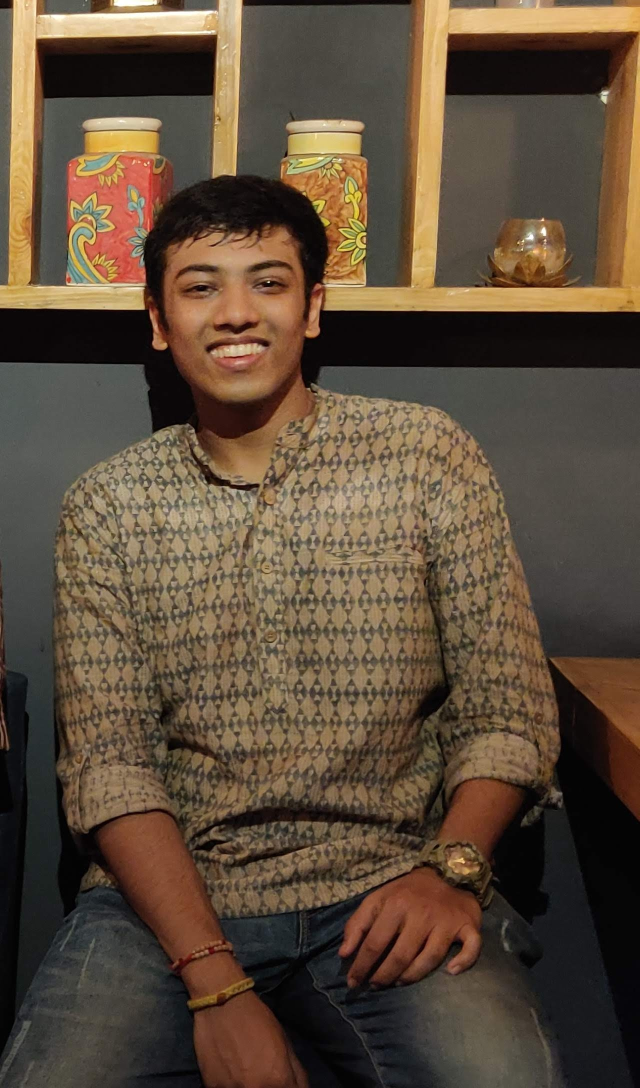
#> input picture model/test_images/4.jpg, 1279 x 2176 px (shown at 1/2 size)
$ jupyter execute --allow-errors Classification.ipynb   (shell and % lines are left out)
#> lines starting #> are read from the running program, lines starting #| are printed output that depends on the picture
<h2 style='color:orange' align='center'>Family Image Classification.
<h2>
<h3 style='color:green' align='left'>Project is inspired by Dhaval Patel-CodeBasics
<h3>

###

[cell 1]
# Importing the neccessary Libraries
import numpy as np
import cv2
import matplotlib
from matplotlib import pyplot as plt

<h3 style='color:purple'align='center'>Preprocessing:Detect face and eyes<h3>

### Uploading the image's from the folders to the Notebook

[cell 2]
img=cv2.imread('./test_images/4.jpg')
#> img is the input picture: shape (2176, 1279, 3); mean B, G, R 58.4, 76, 93
img.shape
#> Out = (2176, 1279, 3)

[cell 3]
plt.imshow(img)

[cell 4]
## To convert the image in gray scale

gray = cv2.cvtColor(img, cv2.COLOR_BGR2GRAY)
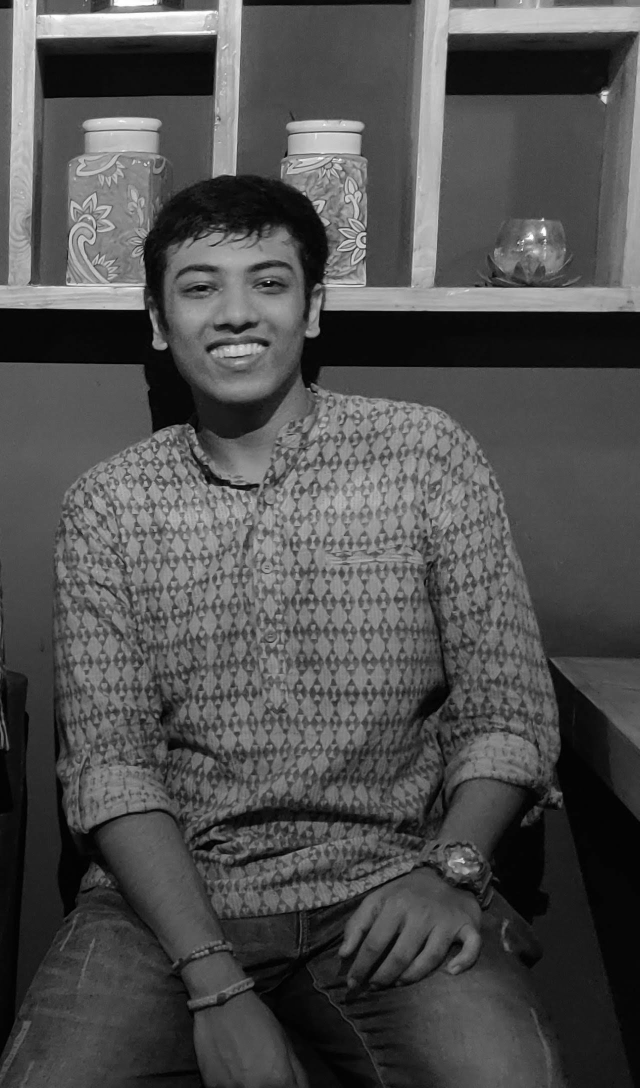
#> gray: shape (2176, 1279) (shown at 1/2 size); min 0, max 255, mean 79.1

gray.shape
#> Out = (2176, 1279)

[cell 5]
plt.imshow(gray, cmap='gray')

[cell 6]
face_cascade = cv2.CascadeClassifier(
    './opencv/haarcascades/haarcascade_frontalface_default.xml')
eye_cascade = cv2.CascadeClassifier(
    './opencv/haarcascades/haarcascade_eye.xml')

faces = face_cascade.detectMultiScale(gray, 1.3, 5)
#> faces = [[291, 429, 357, 357]]
faces
#> Out = [[291, 429, 357, 357]]

[cell 7]
(x,y,w,h)= faces[0]
#> x = 291; y = 429; w = 357; h = 357

[cell 8]
face_img = cv2.rectangle(img, (x, y), (x+w, y+h), (255, 0, 0), 2)
plt.imshow(face_img)

[cell 9]
cv2.destroyAllWindows()
for (x, y, w, h) in faces:
    face_img = cv2.rectangle(img, (x, y), (x+w, y+h), (255, 0, 0), 2)
    roi_gray = gray[y:y+h, x:x+w]
    roi_color = face_img[y:y+h, x:x+w]
    eyes = eye_cascade.detectMultiScale(roi_gray)
    for (ex, ey, ew, eh) in eyes:
        cv2.rectangle(roi_color, (ex, ey), (ex+ew, ey+eh), (0, 255, 0), 2)
#> this loop made 1 pass
#> (x, y, w, h, eyes) on pass 1: (291, 429, 357, 357, [[203, 101, 78, 78], [64, 107, 86, 86]])
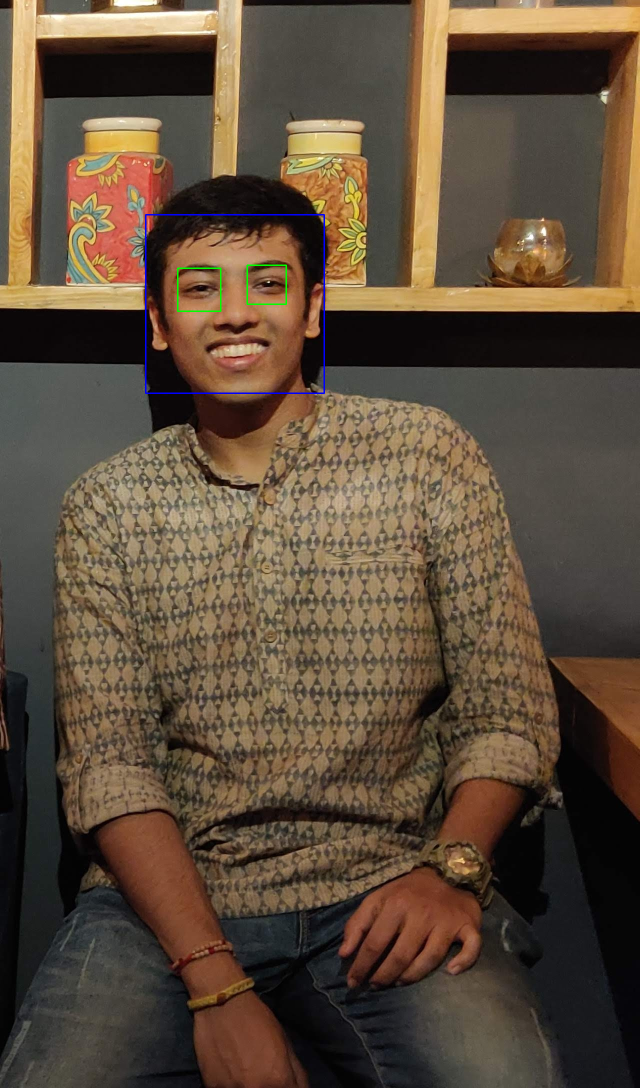
#> img: shape (2176, 1279, 3) (shown at 1/2 size); mean B, G, R 58.7, 76, 92.8
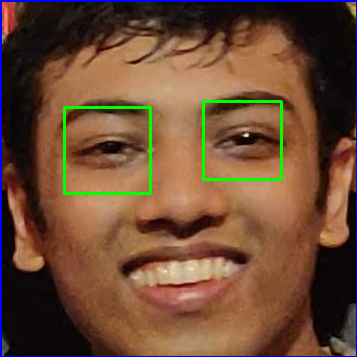
#> roi_color: shape (357, 357, 3); mean B, G, R 53.7, 75.7, 109.1


plt.figure()
plt.imshow(face_img, cmap='gray')
plt.show()

### Croppping the  Image to take only the neccessary part

[cell 10]
plt.imshow(roi_color, cmap='gray')

[cell 11]
cropped_img = np.array(roi_color)
cropped_img.shape
#> Out = (357, 357, 3)

## Wavelet Transform
In wavelet transformed image, you can see edges clearly and that can give us clues on various facial features such as eyes, nose, lips etc

[cell 12]
import numpy as np
import pywt
import cv2

def w2d(img, mode='haar', level=1):
#> called with mode = 'db1', level = 5
    imArray = img
    #Datatype conversions
    #convert to grayscale
    imArray = cv2.cvtColor( imArray,cv2.COLOR_RGB2GRAY )
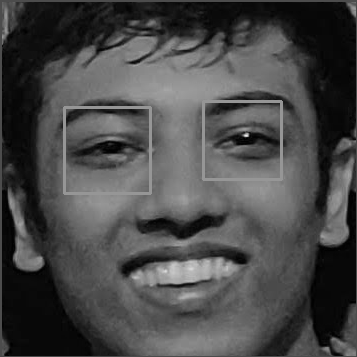
#> imArray: shape (357, 357); min 0, max 236, mean 72.9
    #convert to float
    imArray =  np.float32(imArray)
    imArray /= 255;
    # compute coefficients
    coeffs=pywt.wavedec2(imArray, mode, level=level)
#> coeffs = 6 items

    #Process Coefficients
    coeffs_H=list(coeffs)
#> coeffs_H = 6 items
    coeffs_H[0] *= 0;

    # reconstruction
    imArray_H=pywt.waverec2(coeffs_H, mode);
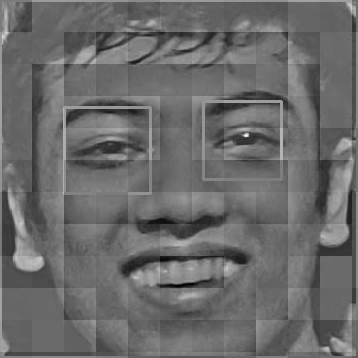
#> imArray_H: shape (358, 358) float32; min -0.473, max 0.657, mean -0.000626; drawn with min black and max white
    imArray_H *= 255;
    imArray_H =  np.uint8(imArray_H)
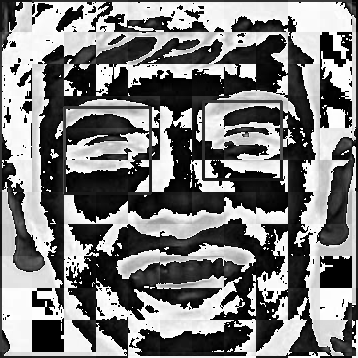
#> imArray_H: shape (358, 358); min 0, max 255, mean 123.5

    return imArray_H

[cell 13]
im_har = w2d(cropped_img, 'db1', 5)
plt.imshow(im_har, cmap='gray')

### The Following function will give us the image only if it has 2 eyes

[cell 14]
def get_cropped_image_if_2_eyes(image_path):
#> called with image_path = './test_images/3.jpg'
    img = cv2.imread(image_path)
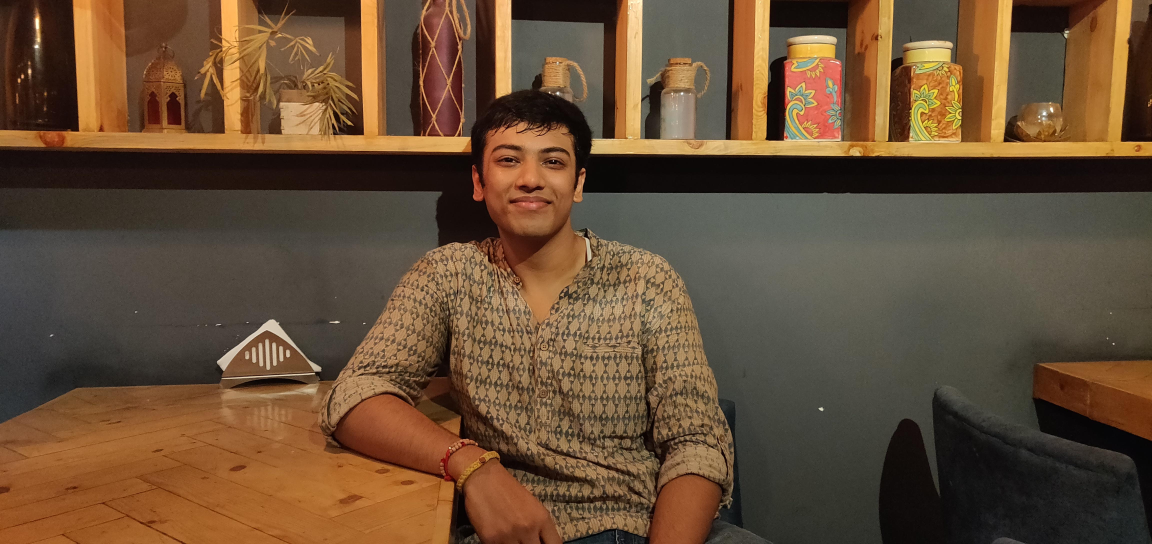
#> input picture model/test_images/3.jpg, 4608 x 2176 px (shown at 1/4 size)
#> img is the input picture: shape (2176, 4608, 3); mean B, G, R 53.3, 76.9, 102.1
    gray = cv2.cvtColor(img, cv2.COLOR_BGR2GRAY)
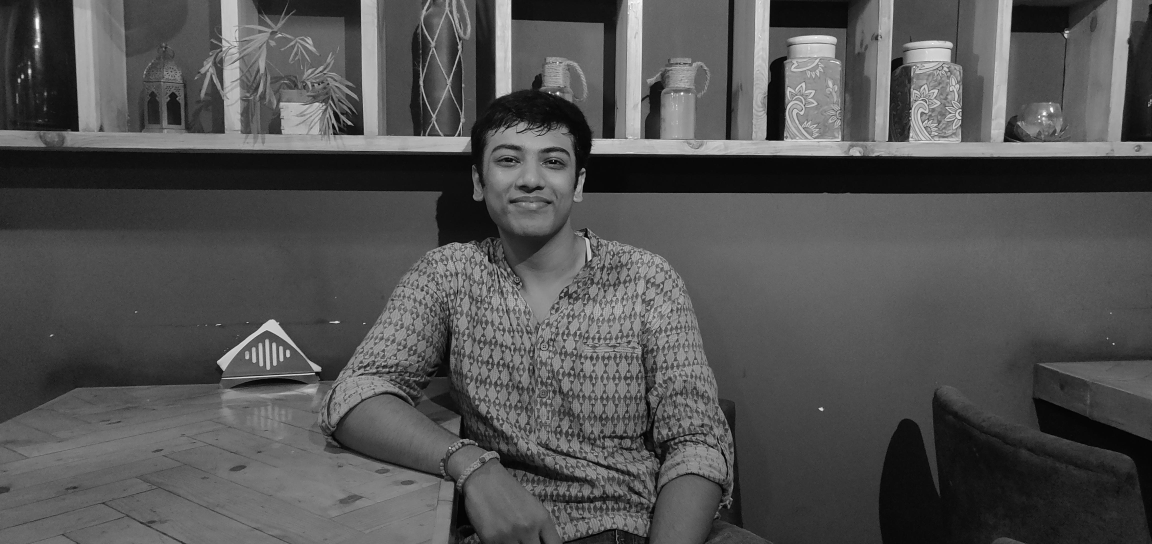
#> gray: shape (2176, 4608) (shown at 1/4 size); min 0, max 255, mean 81.8
    faces = face_cascade.detectMultiScale(gray, 1.3, 5)
#> faces = [[1887, 450, 478, 478]]
    for (x, y, w, h) in faces:
        roi_gray = gray[y:y+h, x:x+w]
        roi_color = img[y:y+h, x:x+w]
        eyes = eye_cascade.detectMultiScale(roi_gray)
        if len(eyes) >= 2:
            final_image = cv2.cvtColor(roi_color, cv2.COLOR_BGR2GRAY)
            return final_image
#> this loop made 1 pass
#> (x, y, w, h, eyes) on pass 1: (1887, 450, 478, 478, [[260, 141, 117, 117], [83, 128, 126, 126]])
#> pass 1, in get_cropped_image_if_2_eyes, `roi_gray = gray[y:y+h, x:x+w]`:
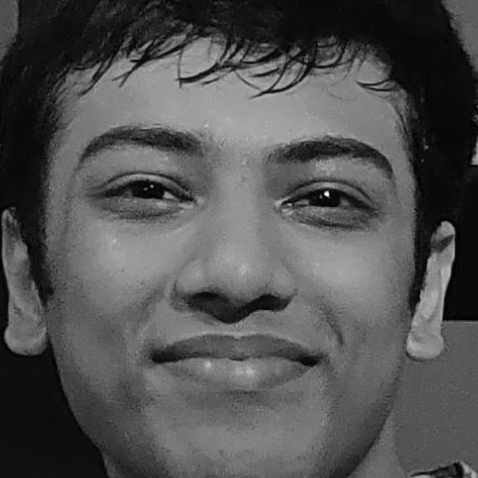
#> roi_gray: shape (478, 478); min 0, max 251, mean 82.2
#> pass 1, in get_cropped_image_if_2_eyes, `roi_color = img[y:y+h, x:x+w]`:
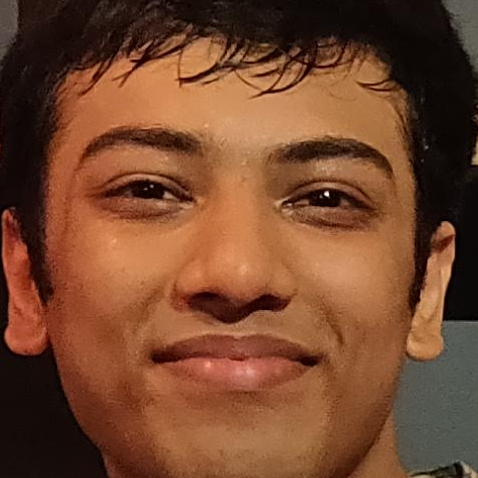
#> roi_color: shape (478, 478, 3); mean B, G, R 45.7, 71.2, 117.8

[cell 15]
cropped_image = get_cropped_image_if_2_eyes('./test_images/3.jpg')
plt.imshow(cropped_image, cmap='gray')

[cell 16]
path_to_data='./dataset'
path_to_cr_data='./dataset/cropped/'

[cell 17]
import os

img_dirs=[]

for entry in os.scandir(path_to_data):
    if entry.is_dir():
        img_dirs.append(entry.path)

[cell 18]
img_dirs

[cell 19]
import shutil
if os.path.exists(path_to_cr_data):
    shutil.rmtree(path_to_cr_data)
os.mkdir(path_to_cr_data)

[cell 20]
cropped_image_dirs = []
celebrity_file_names_dict = {}
#> (the rest of this cell did not finish here and is left out)

        if final_image is not None:
            cropped_folder = path_to_cr_data + celebrity_name
            if not os.path.exists(cropped_folder):
                os.makedirs(cropped_folder)
                cropped_image_dirs.append(cropped_folder)
                print("Generating cropped images in folder: ",cropped_folder)
            cropped_file_name = celebrity_name + str(count) + ".png"
            cropped_file_path = cropped_folder + "/" + cropped_file_name
            cv2.imwrite(cropped_file_path, final_image)
            celebrity_file_names_dict[celebrity_name].append(cropped_file_path)
            count += 1

[cell 21]
celebrity_file_names_dict = {}
for img_dir in cropped_image_dirs:
    celebrity_name = img_dir.split('/')[-1]
    file_list = []
    for entry in os.scandir(img_dir):
        file_list.append(entry.path)
    celebrity_file_names_dict[celebrity_name] = file_list
celebrity_file_names_dict

[cell 22]
class_dict={}

count=0

for celebrity_name in celebrity_file_names_dict.keys():
    class_dict[celebrity_name]=count
    count+=1

class_dict
